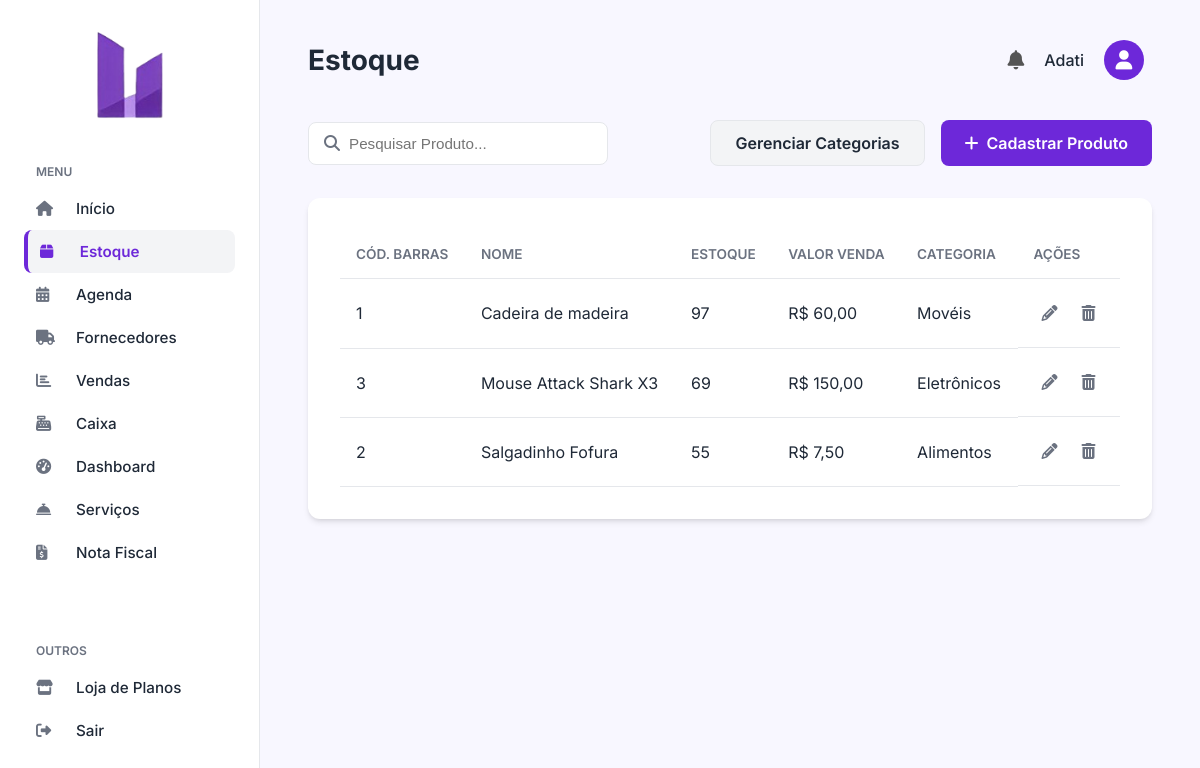
/estoque.php (signed in), run on an earlier commit of the app's database.
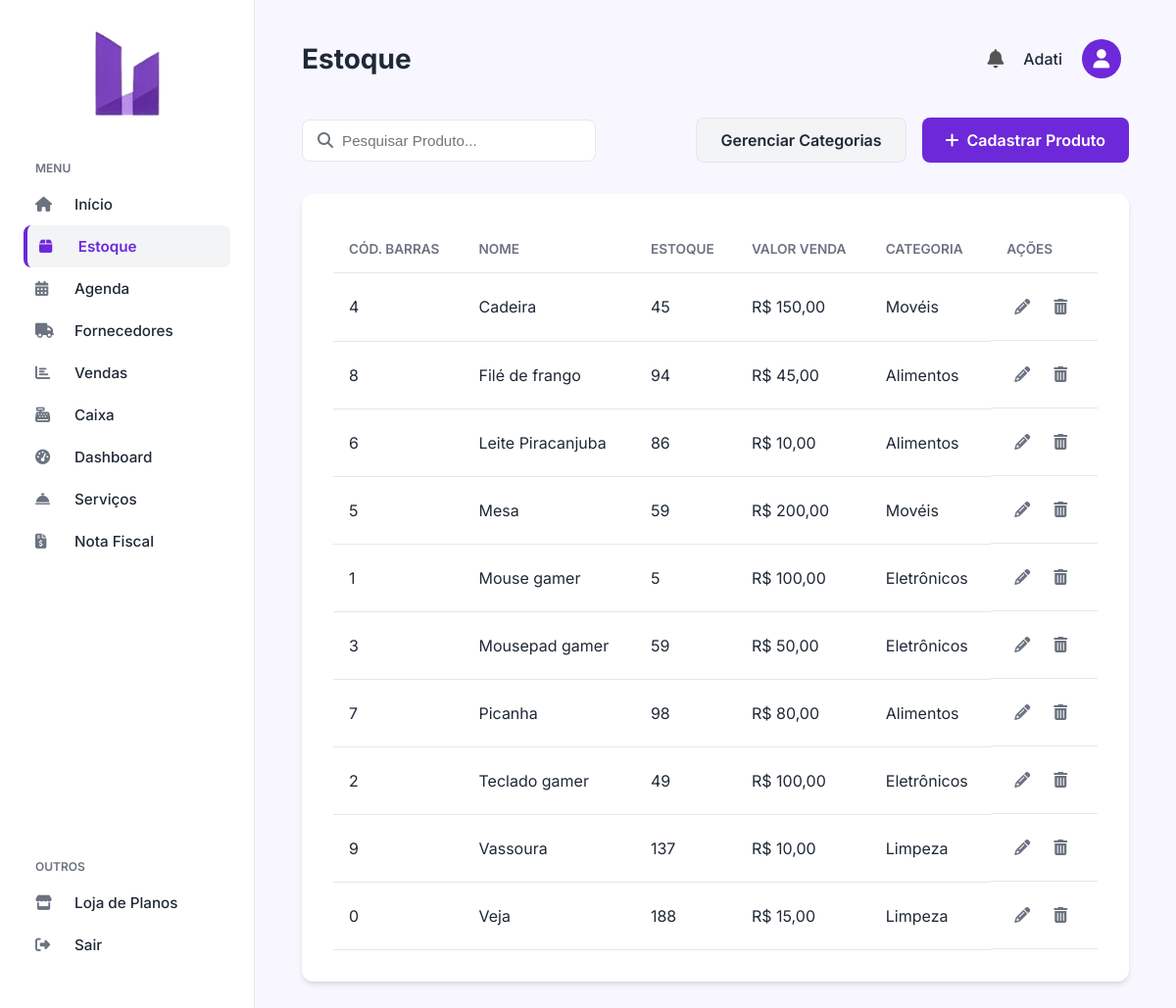
And on a later commit of the database.
### tables this page shows
CREATE TABLE `produtos` (
  `id` int(11) NOT NULL,
  `codigo_barras` varchar(255) DEFAULT NULL,
  `nome` varchar(255) NOT NULL,
  `especificacao` text DEFAULT NULL,
  `quantidade_estoque` int(11) NOT NULL DEFAULT 0,
  `quantidade_minima` int(11) NOT NULL DEFAULT 5,
  `valor_compra` decimal(10,2) NOT NULL,
  `valor_venda` decimal(10,2) NOT NULL,
  `categoria_id` int(11) DEFAULT NULL,
  `fornecedor_id` int(11) DEFAULT NULL,
  `data_cadastro` timestamp NOT NULL DEFAULT current_timestamp(),
  `status` varchar(20) NOT NULL DEFAULT 'ativo'
);

CREATE TABLE `categorias` (
  `id` int(11) NOT NULL,
  `nome` varchar(100) NOT NULL
);

### estoque.php (the view, shortened to what this page needs)
<?php
include_once('config.php');
$pagina_ativa = 'estoque';
$titulo_header = 'Estoque';
$produtos = [];
$erro_busca = null;
try {
    $stmt_produtos = $pdo->prepare("SELECT p.*, c.nome as categoria_nome FROM produtos p LEFT JOIN categorias c ON p.categoria_id = c.id WHERE p.status = 'ativo' ORDER BY p.nome ASC");
    $stmt_produtos->execute();
    $produtos = $stmt_produtos->fetchAll(PDO::FETCH_ASSOC);
} catch (PDOException $e) {
    $erro_busca = "Erro ao buscar dados: " . $e->getMessage();
}
?>
<!DOCTYPE html>
<html lang="pt-br">
<head>
    <link rel="stylesheet" href="https://cdnjs.cloudflare.com/ajax/libs/font-awesome/6.4.0/css/all.min.css">
    <link rel="stylesheet" href="css/sistema.css">
    <link rel="stylesheet" href="css/estoque.css">
</head>
<body>
    <?php include 'sidebar.php'; ?>
    <main class="main-content">
        <?php include 'header.php'; ?>
        <div class="actions-container">
            <div class="search-bar">
                <i class="fas fa-search"></i>
                <input type="text" placeholder="Pesquisar Produto...">
            </div>
            <div class="actions-buttons">
                <a href="categorias.php" class="btn-secondary">Gerenciar Categorias</a>
                <a href="produto_formulario.php" class="btn-primary">
                    <i class="fas fa-plus"></i> Cadastrar Produto
                </a>
            </div>
        </div>
        <div class="table-container">
            <table>
                <thead>
                    <tr>
                        <th>Cód. Barras</th>
                        <th>Nome</th>
                        <th>Estoque</th>
                        <th>Valor Venda</th>
                        <th>Categoria</th>
                        <th>Ações</th>
                    </tr>
                </thead>
                <tbody>
                    <?php if ($erro_busca): ?>
                        <tr><td colspan="6" class="text-center"><?= htmlspecialchars($erro_busca) ?></td></tr>
                    <?php elseif (empty($produtos)): ?>
                        <tr><td colspan="6" class="text-center">Nenhum produto cadastrado ainda.</td></tr>
                    <?php else: ?>
                        <?php foreach ($produtos as $produto): ?>
                            <tr>
                                <td><?= htmlspecialchars($produto['codigo_barras'] ?? 'N/A') ?></td>
                                <td><?= htmlspecialchars($produto['nome']) ?></td>
                                <td><?= htmlspecialchars($produto['quantidade_estoque']) ?></td>
                                <td>R$ <?= number_format((float) $produto['valor_venda'], 2, ',', '.') ?></td>
                                <td><?= htmlspecialchars($produto['categoria_nome'] ?? 'N/A') ?></td>
                                <td class="actions">
                                    <a href="produto_formulario.php?id=<?= $produto['id'] ?>" class="btn-action btn-edit"><i class="fas fa-pencil-alt"></i></a>
                                    <a href="excluir_produto.php?id=<?= $produto['id'] ?>" class="btn-action btn-delete"><i class="fas fa-trash-alt"></i></a>
                                </td>
                            </tr>
                        <?php endforeach; ?>
                    <?php endif; ?>
                </tbody>
            </table>
        </div>
    </main>
</body>
</html>
</body>
</html>

### sidebar.php (shortened to what this page needs)
<?php
$user_role = null;
if (isset($_SESSION['role'])) {
    $user_role = $_SESSION['role'];
} elseif (isset($_SESSION['id_fornecedor'])) {
    $user_role = 'fornecedor';
}
?>
<nav class="sidebar">
    <div class="sidebar-logo">
        <img class="logo" src="img/relplogo2.png" alt="Relp! Logo" style="width: 100px;">
    </div>
    <?php if ($user_role === 'ceo'): ?>
        <div class="menu-section">
            <h6>MENU</h6>
            <ul class="menu-list">
                <li><a href="sistema.php" class="<?= ($pagina_ativa ?? '') == 'inicio' ? 'active' : '' ?>"><i class="fas fa-home"></i> Início</a></li>
                <li><a href="estoque.php" class="<?= ($pagina_ativa ?? '') == 'estoque' ? 'active' : '' ?>"><i class="fas fa-box"></i> Estoque</a></li>
                <li><a href="agenda.php" class="<?= ($pagina_ativa ?? '') == 'agenda' ? 'active' : '' ?>" style="transition: none !important; animation: none !important; transform: none !important;"><i class="fas fa-calendar-alt"></i> Agenda</a></li>
                <li><a href="fornecedores.php" class="<?= ($pagina_ativa ?? '') == 'fornecedores' ? 'active' : '' ?>"><i class="fas fa-truck"></i> Fornecedores</a></li>
                <li><a href="vendas.php" class="<?= ($pagina_ativa ?? '') == 'vendas' ? 'active' : '' ?>"><i class="fas fa-chart-bar"></i> Vendas</a></li>
                <li><a href="caixa.php" class="<?= ($pagina_ativa ?? '') == 'caixa' ? 'active' : '' ?>"><i class="fas fa-cash-register"></i> Caixa</a></li>
                <li><a href="dashboard.php" class="<?= ($pagina_ativa ?? '') == 'dashboard' ? 'active' : '' ?>"><i class="fas fa-tachometer-alt"></i> Dashboard</a></li>
                <li><a href="servicos.php" class="<?= ($pagina_ativa ?? '') == 'servicos' ? 'active' : '' ?>"><i class="fas fa-concierge-bell"></i> Serviços</a></li>
                <li><a href="nota_fiscal.php" class="<?= ($pagina_ativa ?? '') == 'nota_fiscal' ? 'active' : '' ?>"><i class="fas fa-file-invoice-dollar"></i> Nota Fiscal</a></li>
            </ul>
        </div>
        <div class="menu-section outros">
            <h6>OUTROS</h6>
            <ul class="menu-list">
                <li><a href="loja_planos.php" class="<?= ($pagina_ativa ?? '') == 'loja_planos' ? 'active' : '' ?>"><i class="fas fa-store"></i> Loja de Planos</a></li>
                <li><a href="sair.php"><i class="fas fa-sign-out-alt"></i> Sair</a></li>
            </ul>
        </div>
    <?php endif; ?>
</nav>

### header.php (shortened to what this page needs)
<?php
$user_role = null;
$nome_exibicao = '';
if (isset($_SESSION['id_fornecedor']) && !isset($_SESSION['id'])) {
    $user_role = 'fornecedor';
    $nome_exibicao = $_SESSION['nome_fornecedor'] ?? 'Fornecedor';
} elseif (isset($_SESSION['role']) && $_SESSION['role'] === 'funcionario') {
    $user_role = 'funcionario';
    $nome_exibicao = $_SESSION['funcionario_nome'] ?? 'Funcionário';
} elseif (isset($_SESSION['role']) && $_SESSION['role'] === 'ceo') {
    $user_role = 'ceo';
    $nome_exibicao = $_SESSION['nome_empresa'] ?? 'Empresa';
}
?>
<header class="main-header">
    <h2><?= $titulo_header ?? 'Painel' ?></h2>
    <div class="user-profile">
        <?php if ($user_role === 'ceo' || $user_role === 'funcionario'): ?>
            <div class="notification-icon" id="notificacao-sino">
                <i class="fas fa-bell"></i>
            </div>
        <?php endif; ?>
        <span><?= htmlspecialchars($nome_exibicao) ?></span>
        <div class="avatar"><i class="fas fa-user"></i></div>
    </div>
</header>

### css/sistema.css (style rules this page uses)
:root { --primary-bg: #F8F7FF; --sidebar-bg: #FFFFFF; --accent-color: #6D28D9; --accent-color-dark: #4C1D95; --text-color: #1F2937; --text-light: #6B7280; --border-color: #E5E7EB; --card-shadow: 0 4px 6px -1px rgb(0 0 0 / 0.1), 0 2px 4px -2px rgb(0 0 0 / 0.1); }
* { margin: 0; padding: 0; box-sizing: border-box; }
a[href="agenda.php"] { transition: none !important; animation: none !important; transform: none !important; will-change: auto !important; }
body { font-family: 'Inter', sans-serif; background-color: var(--primary-bg); color: var(--text-color); display: flex; height: 100vh; overflow: hidden; }
.sidebar { width: 260px; background-color: var(--sidebar-bg); border-right: 1px solid var(--border-color); display: flex; flex-direction: column; padding: 1.5rem; flex-shrink: 0; position: relative; overflow: visible; }
.sidebar-logo { display: flex; align-items: center; justify-content: center; margin-bottom: 2.5rem; }
.sidebar-logo img { width: 50px; }
.menu-section { margin-bottom: 1.5rem; }
.menu-section h6 { font-size: 0.75rem; font-weight: 600; color: var(--text-light); text-transform: uppercase; padding: 0 0.75rem; margin-bottom: 0.5rem; }
.menu-list { list-style: none; margin: 0; padding: 0; }
.menu-list li { margin: 0; padding: 0; position: relative; }
.menu-list a { display: block; padding: 0.75rem; border-radius: 8px; text-decoration: none; color: var(--text-color); font-weight: 500; font-size: 0.95rem; position: relative; box-sizing: border-box; transition: none; animation: none; transform: none; will-change: auto; }
.menu-list a i { display: inline-block; width: 20px; margin-right: 1rem; color: var(--text-light); transition: none; animation: none; transform: none; }
.menu-list a.active { background-color: #F3F4F6 !important; color: var(--accent-color) !important; font-weight: 600; border-left: 4px solid var(--accent-color); transition: none; animation: none; }
.menu-list a.active i { color: var(--accent-color) !important; transition: none; animation: none; }
.sidebar .outros { margin-top: auto; }
.main-content { flex-grow: 1; padding: 2rem 3rem; overflow-y: auto; }
.main-header { display: flex; justify-content: space-between; align-items: center; margin-bottom: 2rem; }
.main-header h2 { font-size: 1.75rem; font-weight: 700; }
.user-profile { display: flex; align-items: center; gap: 1rem; cursor: pointer; padding: 0.5rem; border-radius: 8px; position: relative; }
.user-profile span { font-weight: 500; }
.user-profile .avatar { width: 40px; height: 40px; background-color: var(--accent-color); border-radius: 50%; color: white; display: flex; align-items: center; justify-content: center; font-size: 1.2rem; }
.user-profile { display: flex; align-items: center; gap: 20px; }
.notification-icon { position: relative; font-size: 1.2em; color: #555; cursor: pointer; }
.sidebar * { box-sizing: border-box !important; backface-visibility: hidden !important; -webkit-backface-visibility: hidden !important; }
.menu-list a[href="agenda.php"], .menu-list a[href="agenda.php"]:hover, .menu-list a[href="agenda.php"].active { display: block !important; position: static !important; transform: none !important; transition: none !important; animation: none !important; will-change: auto !important; backface-visibility: visible !important; -webkit-backface-visibility: visible !important; perspective: none !important; -webkit-perspective: none !important; -webkit-font-smoothing: subpixel-antialiased !important; -moz-osx-font-smoothing: auto !important; contain: none !important; isolation: auto !important; }
.menu-list a[href="agenda.php"] i { transform: none !important; transition: none !important; animation: none !important; will-change: auto !important; }

What changed in the data, as far as the page shows it:
removed produtos: codigo_barras "1", nome "Cadeira de madeira", quantidade_estoque "97", valor_venda "60,00", categoria.nome "Movéis"
removed produtos: codigo_barras "3", nome "Mouse Attack Shark X3", quantidade_estoque "69", valor_venda "150,00", categoria.nome "Eletrônicos"
removed produtos: codigo_barras "2", nome "Salgadinho Fofura", quantidade_estoque "55", valor_venda "7,50", categoria.nome "Alimentos"
added produtos: codigo_barras "4", nome "Cadeira", quantidade_estoque "45", valor_venda "150,00", categoria.nome "Movéis"
added produtos: codigo_barras "8", nome "Filé de frango", quantidade_estoque "94", valor_venda "45,00", categoria.nome "Alimentos"
added produtos: codigo_barras "6", nome "Leite Piracanjuba", quantidade_estoque "86", valor_venda "10,00", categoria.nome "Alimentos"
added produtos: codigo_barras "5", nome "Mesa", quantidade_estoque "59", valor_venda "200,00", categoria.nome "Movéis"
added produtos: codigo_barras "1", nome "Mouse gamer", quantidade_estoque "5", valor_venda "100,00", categoria.nome "Eletrônicos"
added produtos: codigo_barras "3", nome "Mousepad gamer", quantidade_estoque "59", valor_venda "50,00", categoria.nome "Eletrônicos"
added produtos: codigo_barras "7", nome "Picanha", quantidade_estoque "98", valor_venda "80,00", categoria.nome "Alimentos"
added produtos: codigo_barras "2", nome "Teclado gamer", quantidade_estoque "49", valor_venda "100,00", categoria.nome "Eletrônicos"
added produtos: codigo_barras "9", nome "Vassoura", quantidade_estoque "137", valor_venda "10,00", categoria.nome "Limpeza"
added produtos: codigo_barras "0", nome "Veja", quantidade_estoque "188", valor_venda "15,00", categoria.nome "Limpeza"
